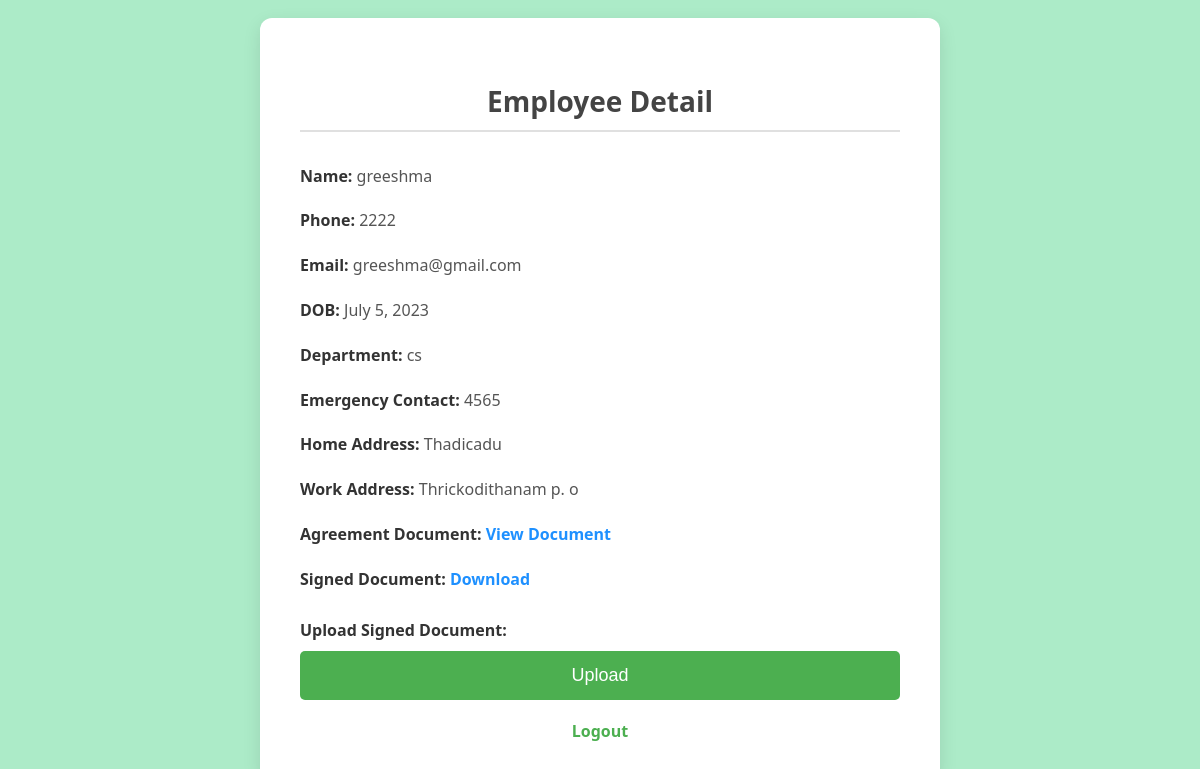
Screenshot of /employee-detail/2/ with the database file from the repository.
### directory/models.py (models this page shows, shortened)
class Employee(models.Model):
    name = models.CharField(max_length=100)
    phone_number = models.CharField(max_length=15)
    email_address = models.EmailField()
    dob = models.DateField()
    department = models.CharField(max_length=100)
    emergency_contact = models.CharField(max_length=15)
    home_address = models.TextField()
    work_address = models.TextField()
    agreement_document = models.FileField(upload_to='agreements/', blank=True, null=True)
    additional_document = models.FileField(upload_to='documents/', blank=True, null=True)

### directory/views.py (the view)
# urls.py: path('employee-detail/<int:pk>/', views.employee_detail, name='employee_detail'),
def employee_detail(request, pk):
    employee = Employee.objects.get(pk=pk)
    if request.method == 'POST':
        file = request.FILES.get('additional_document')
        if file:
            employee.additional_document = file
            employee.save()
            return redirect('employee_detail', pk=pk)
    return render(request, 'directory/employee_detail.html', {'employee': employee})

### templates/directory/employee_detail.html (shortened to what this page needs)
<!DOCTYPE html>
<html lang="en">
<head>
</head>
<body>
    <div class="employee-detail-container">
        <h2>Employee Detail</h2>
        <p><strong>Name:</strong> {{ employee.name }}</p>
        <p><strong>Phone:</strong> {{ employee.phone_number }}</p>
        <p><strong>Email:</strong> {{ employee.email_address }}</p>
        <p><strong>DOB:</strong> {{ employee.dob }}</p>
        <p><strong>Department:</strong> {{ employee.department }}</p>
        <p><strong>Emergency Contact:</strong> {{ employee.emergency_contact }}</p>
        <p><strong>Home Address:</strong> {{ employee.home_address }}</p>
        <p><strong>Work Address:</strong> {{ employee.work_address }}</p>
        <p><strong>Agreement Document:</strong>
            {% if employee.agreement_document %}
                <a href="{{ employee.agreement_document.url }}" target="_blank">View Document</a>
            {% else %}
                No Document
            {% endif %}
        </p>
        <p><strong>Signed Document:</strong>
            {% if employee.additional_document %}
                <a href="{{ employee.additional_document.url }}" target="_blank">Download</a>
            {% else %}
                No document
            {% endif %}
        </p>
        <form method="post" enctype="multipart/form-data" id="uploadForm">
            <label for="additional_document">Upload Signed Document:</label>
            <button type="submit">Upload</button>
        </form>
         <div class="footer-links">
            <a href="{% url 'logout' %}" class="logout-link">Logout</a>
        </div>
    </div>
</body>
</html>

### templates/directory/employee_detail.html (style rules this page uses)
body { display: flex; justify-content: center; align-items: center; height: 100vh; margin: 0; background: #acebc8; font-family: 'Segoe UI', Tahoma, Geneva, Verdana, sans-serif; }
.employee-detail-container { background-color: #ffffff; padding: 40px; border-radius: 12px; box-shadow: 0 6px 18px rgba(0, 0, 0, 0.1); width: 100%; max-width: 600px; font-size: 16px; color: #333; }
h2 { text-align: center; margin-bottom: 30px; font-size: 28px; color: #444; border-bottom: 2px solid #e0e0e0; padding-bottom: 10px; }
.employee-detail-container p { margin-bottom: 15px; line-height: 1.8; color: #555; }
.employee-detail-container p strong { color: #333; font-weight: 600; }
.employee-detail-container a { color: #1e90ff; text-decoration: none; font-weight: bold; transition: color 0.3s ease; }
form { margin-top: 25px; text-align: left; }
form label { display: block; margin-bottom: 10px; font-weight: 600; color: #333; }
form button { width: 100%; padding: 14px; background-color: #4CAF50; color: white; border: none; border-radius: 5px; font-size: 18px; cursor: pointer; transition: background-color 0.3s ease; }
.footer-links { display: flex; justify-content: center; gap: 15px; margin-top: 20px; }
.footer-links a { color: #4CAF50; text-decoration: none; font-weight: bold; }

### rows the page displays
Employee: name "greeshma", phone_number "2222", email_address "greeshma@gmail.com", dob "July 5, 2023", department "cs", emergency_contact "4565", home_address "Thadicadu", work_address "Thrickodithanam p. o"
